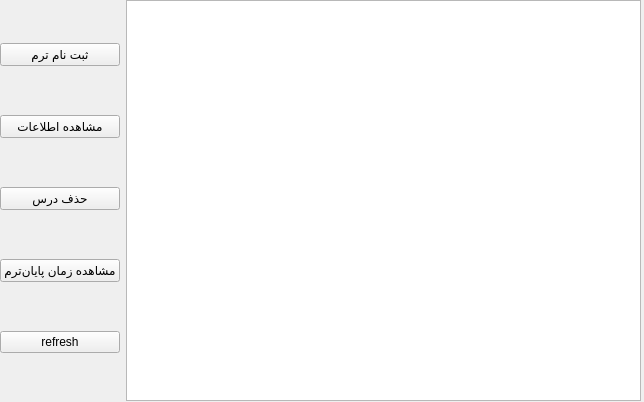
<?xml version="1.0" encoding="UTF-8"?>
<ui version="4.0">
 <class>StudentMainWindow</class>
 <widget class="QWidget" name="StudentMainWindow">
  <property name="geometry">
   <rect>
    <x>0</x>
    <y>0</y>
    <width>644</width>
    <height>402</height>
   </rect>
  </property>
  <property name="windowTitle">
   <string>Student Dashboard</string>
  </property>
  <widget class="QWidget" name="centralwidget">
   <property name="geometry">
    <rect>
     <x>0</x>
     <y>0</y>
     <width>641</width>
     <height>401</height>
    </rect>
   </property>
   <layout class="QHBoxLayout" name="horizontalLayout">
    <item>
     <layout class="QVBoxLayout" name="leftLayout">
      <item>
       <widget class="QPushButton" name="registerTermButton">
        <property name="text">
         <string>ثبت نام ترم</string>
        </property>
       </widget>
      </item>
      <item>
       <widget class="QPushButton" name="viewInfoButton">
        <property name="text">
         <string>مشاهده اطلاعات</string>
        </property>
       </widget>
      </item>
      <item>
       <widget class="QPushButton" name="removeCourseButton">
        <property name="text">
         <string>حذف درس</string>
        </property>
       </widget>
      </item>
      <item>
       <widget class="QPushButton" name="viewFinalExamButton">
        <property name="text">
         <string>مشاهده زمان پایان‌ترم</string>
        </property>
       </widget>
      </item>
      <item>
       <widget class="QPushButton" name="refreshButton">
        <property name="text">
         <string>refresh</string>
        </property>
       </widget>
      </item>
     </layout>
    </item>
    <item>
     <widget class="QListWidget" name="courseListWidget">
      <property name="toolTip">
       <string>لیست درس‌های دانشجو</string>
      </property>
     </widget>
    </item>
   </layout>
  </widget>
 </widget>
 <resources/>
 <connections/>
</ui>
